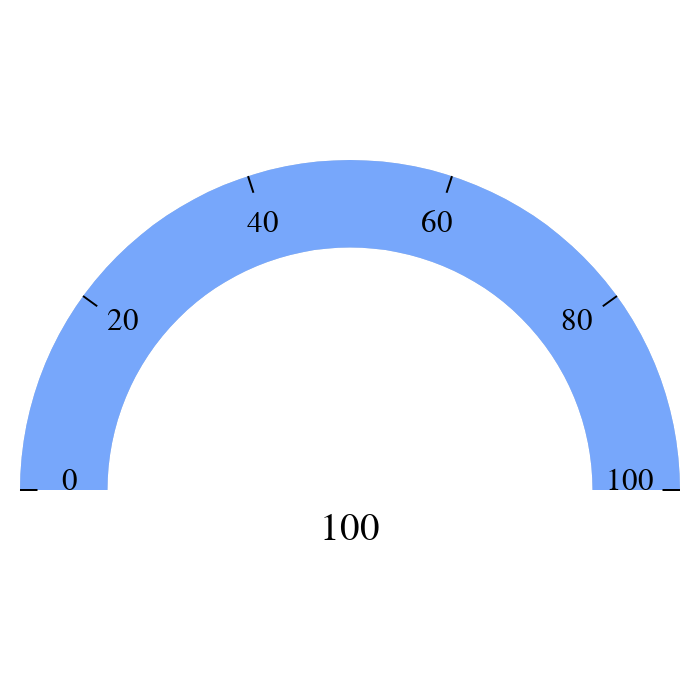

Describe this chart as a Vega-Lite specification.
### Vega specification from a JSON file in a GitHub repository (floating-point values rounded to 4 significant figures)
{"$schema": "https://vega.github.io/schema/vega/v5.json", "width": 350, "height": 350, "signals": [{"name": "title", "value": ""}, {"name": "showNeedle", "value": true}, {"name": "showTicks", "value": true}, {"name": "mainValue", "value": 100}, {"name": "minValue", "value": 0}, {"name": "maxValue", "value": 100}, {"name": "targetValue", "value": null}, {"name": "unit", "value": ""}, {"name": "backgroundColor", "value": "#cbd1d6"}, {"name": "fillColor", "value": "#77A7FB"}, {"name": "ticksColor", "value": "black"}, {"name": "needleColor", "value": "#555"}, {"name": "lowIsGood", "value": false}, {"name": "centerX", "update": "width/2"}, {"name": "radiusRef", "update": "min(width/2, height*0.55)"}, {"name": "centerY", "update": "height/2 + radiusRef/2.5"}, {"name": "outerRadius", "update": "radiusRef - 10"}, {"name": "innerRadius", "update": "radiusRef - radiusRef/4 - 10"}, {"name": "fontFactor", "update": "radiusRef/125"}, {"name": "needleSize", "update": "innerRadius"}, {"name": "targetStatus", "update": "mainValue === targetValue ? 0 : mainValue > targetValue ? lowIsGood ? -1 : 1 : lowIsGood ? 1: -1"}], "data": [{"name": "ticks", "transform": [{"type": "sequence", "as": "data", "start": {"signal": "0"}, "stop": {"signal": "(maxValue === minValue ? 1 : (maxValue - minValue)) + 0.1"}, "step": {"signal": "(maxValue === minValue ? 1 : (maxValue - minValue))/ 5"}}, {"type": "formula", "as": "variance", "expr": "maxValue - minValue >= 5 ? round(datum.data + minValue) : datum.data + minValue"}, {"type": "formula", "as": "formatted", "expr": "format(datum.variance, format(datum.variance, '.0f') === toString(datum.variance) ? '^.0f' : '^.1f')"}, {"type": "formula", "as": "x", "expr": "centerX - (cos(((datum.data) / (maxValue === minValue ? 1 : maxValue - minValue))*PI) * (outerRadius - radiusRef/7))"}, {"type": "formula", "as": "y", "expr": "centerY - (sin(((datum.data) / (maxValue === minValue ? 1: maxValue - minValue))*PI) * (outerRadius - radiusRef/6))"}]}], "scales": [{"name": "gaugeScale", "type": "linear", "domain": {"data": "ticks", "field": "variance"}, "zero": false, "range": [-1.571, 1.571]}, {"name": "needleScale", "type": "linear", "domain": {"data": "ticks", "field": "variance"}, "zero": false, "range": [-90, 90]}, {"name": "targetScale", "type": "linear", "domain": {"data": "ticks", "field": "variance"}, "zero": false, "range": [0, 180]}, {"name": "tickScale", "type": "linear", "domain": {"data": "ticks", "field": "data"}, "range": [-1.571, 1.571]}, {"name": "targetStatusColorScale", "domain": [-1, 0, 1], "range": ["red", "orange", "green"]}, {"name": "targetStatusShapeScale", "domain": [-1, 0, 1], "range": ["triangle-down", "circle", "triangle-up"]}], "axes": [], "marks": [{"type": "arc", "name": "gauge", "encode": {"enter": {"startAngle": {"value": -1.571}, "endAngle": {"value": 1.571}}, "update": {"fill": {"signal": "backgroundColor"}, "x": {"signal": "centerX"}, "y": {"signal": "centerY"}, "innerRadius": {"signal": "innerRadius"}, "outerRadius": {"signal": "outerRadius"}}}}, {"type": "arc", "encode": {"enter": {"startAngle": {"value": -1.571}}, "update": {"fill": {"signal": "fillColor"}, "x": {"signal": "centerX"}, "y": {"signal": "centerY"}, "endAngle": {"scale": "gaugeScale", "signal": "mainValue"}, "innerRadius": {"signal": "innerRadius"}, "outerRadius": {"signal": "outerRadius"}}}}, {"type": "arc", "from": {"data": "ticks"}, "encode": {"update": {"x": {"signal": "centerX"}, "y": {"signal": "centerY"}, "startAngle": {"scale": "tickScale", "field": "data"}, "endAngle": {"scale": "tickScale", "field": "data"}, "innerRadius": {"signal": "outerRadius - (radiusRef/20)"}, "outerRadius": {"signal": "outerRadius"}, "opacity": {"signal": "showTicks?1:0"}, "stroke": {"signal": "ticksColor"}}}}, {"type": "text", "from": {"data": "ticks"}, "encode": {"enter": {"align": {"value": "center"}, "baseline": {"value": "alphabetic"}}, "update": {"text": {"field": "formatted"}, "x": {"field": "x"}, "y": {"field": "y"}, "fontSize": {"signal": "fontFactor * 11"}, "opacity": {"signal": "showTicks ? 1 : 0"}, "fill": {"signal": "ticksColor"}}}}, {"type": "text", "from": {"data": "gauge"}, "encode": {"enter": {"align": {"value": "center"}, "baseline": {"value": "top"}}, "update": {"text": {"signal": "minValue"}, "x": {"signal": "datum.x - datum.outerRadius + width/16"}, "y": {"field": "y", "offset": 10}, "fontSize": {"signal": "fontFactor * 11"}, "opacity": {"signal": "showTicks ? 0 : 1"}}}}, {"type": "text", "from": {"data": "gauge"}, "encode": {"enter": {"align": {"value": "center"}, "baseline": {"value": "top"}}, "update": {"text": {"signal": "maxValue"}, "x": {"signal": "datum.x + datum.outerRadius - width/16"}, "y": {"field": "y", "offset": 10}, "fontSize": {"signal": "fontFactor*11"}, "opacity": {"signal": "showTicks ? 0 : 1"}}}}, {"type": "text", "name": "gaugeValue", "encode": {"enter": {"align": {"value": "center"}, "baseline": {"value": "top"}}, "update": {"text": {"signal": "format(mainValue, format(mainValue, '.0f') === toString(mainValue) ? '^.0f' : '^.1f') + (unit ? ' ' + unit : '')"}, "x": {"signal": "centerX"}, "y": {"signal": "centerY", "offset": 10}, "fontSize": {"signal": "fontFactor * 14"}}}}, {"type": "text", "name": "targetDiff", "from": {"data": "gaugeValue"}, "encode": {"enter": {"align": {"value": "center"}, "baseline": {"value": "top"}}, "update": {"fill": {"signal": "targetStatus", "scale": "targetStatusColorScale"}, "text": {"signal": "mainValue - targetValue + ' (' + format(mainValue/targetValue, '.0%')+')'"}, "fontSize": {"signal": "fontFactor * 14"}, "x": {"signal": "datum.x + (12*fontFactor)"}, "y": {"field": "y", "offset": {"signal": "15*fontFactor"}}, "opacity": {"signal": "targetValue ? 1:0"}}}}, {"type": "symbol", "from": {"data": "targetDiff"}, "encode": {"update": {"shape": {"signal": "targetStatus === 0 ? 'circle' : targetStatus === 1 ? 'triangle-up' : 'triangle-down'"}, "size": {"signal": "targetStatus === 0 ? pow(8*fontFactor, 2) : pow(12*fontFactor, 2)"}, "x": {"signal": "datum.bounds.x1 - (12*fontFactor)"}, "y": {"field": "y", "offset": {"signal": "(datum.bounds.y2 - datum.bounds.y1)/2"}}, "fill": {"signal": "targetStatus", "scale": "targetStatusColorScale"}, "opacity": {"signal": "targetValue ? 1:0"}}}}, {"type": "symbol", "name": "needle", "encode": {"update": {"shape": {"signal": "'M -3 0 a 3 3 0 1.5 0 6 0 l -3 -'+ toString(needleSize)+' l -3 '+ toString(needleSize)"}, "size": {"signal": "4"}, "fill": {"signal": "needleColor"}, "x": {"signal": "centerX"}, "y": {"signal": "centerY"}, "opacity": {"signal": "showNeedle?1:0"}, "angle": {"signal": "mainValue", "scale": "needleScale"}}}}, {"type": "symbol", "from": {"data": "gauge"}, "encode": {"enter": {"shape": {"value": "triangle-right"}}, "update": {"angle": {"signal": "targetValue", "scale": "targetScale"}, "size": {"signal": "pow(10 * fontFactor, 2)"}, "fill": {"signal": "needleColor"}, "x": {"signal": "centerX - (cos(((targetValue - minValue) / (maxValue === minValue ? 1 : maxValue - minValue))*PI) * (datum.outerRadius + (5 * fontFactor)))"}, "y": {"signal": "centerY - (sin(((targetValue - minValue) / (maxValue === minValue ? 1: maxValue - minValue))*PI) * (datum.outerRadius + (5 * fontFactor)))"}, "opacity": {"signal": "targetValue?1:0"}}}}, {"type": "text", "from": {"data": "gauge"}, "encode": {"enter": {"align": {"value": "center"}, "baseline": {"value": "bottom"}}, "update": {"text": {"signal": "title"}, "x": {"signal": "datum.x"}, "y": {"signal": "datum.y - datum.outerRadius", "offset": {"signal": "-15*fontFactor"}}, "fontSize": {"signal": "datum.outerRadius/8"}}}}]}
